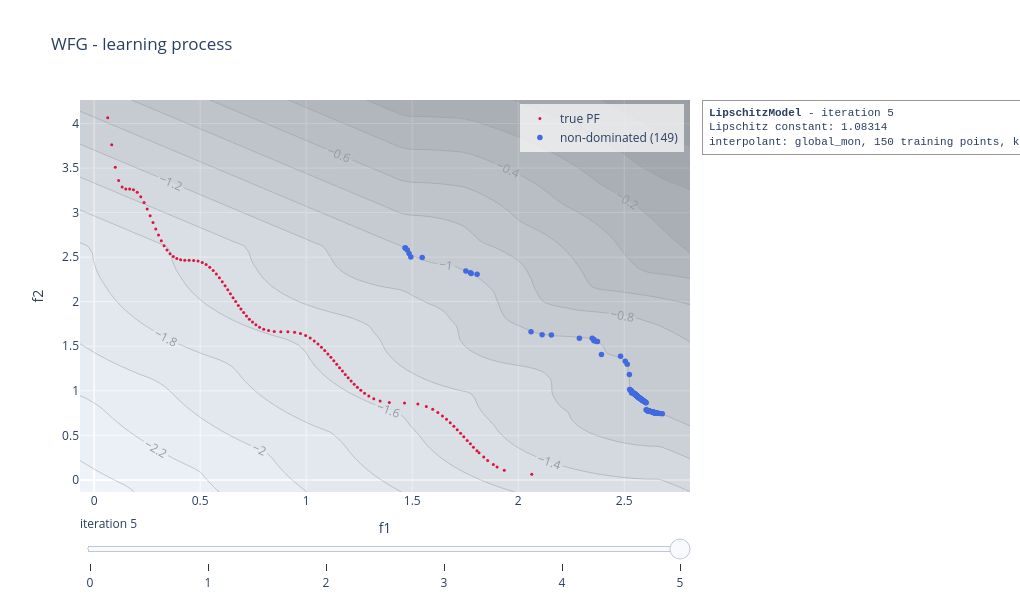

This figure's notebook cell:
### Code cell
slip_model.visualise("learning", plot_scalarisation = True, show = False)

### Figure 1 — Plotly figure (JSON) as saved in the notebook; plotly's stock layout.template omitted (floating-point values rounded to 4 significant figures; data arrays with more than 128 entries replaced by an {"elided": "..."} marker saying what was removed)
{"data": [{"marker": {"color": "crimson", "size": 3}, "mode": "markers", "name": "true PF", "type": "scatter", "x": [0.06395, 0.08281, 0.09943, 0.1154, 0.1318, 0.1492, 0.1672, 0.1854, 0.203, 0.2197, 0.2354, 0.25, 0.264, 0.2775, 0.2906, 0.3035, 0.3166, 0.3298, 0.3435, 0.3578, 0.3732, 0.3897, 0.4077, 0.4272, 0.448, 0.4691, 0.4899, 0.5097, 0.5281, 0.5452, 0.5612, 0.5762, 0.5906, 0.6042, 0.6173, 0.6301, 0.6427, 0.655, 0.6674, 0.6797, 0.6922, 0.7051, 0.7183, 0.7321, 0.7468, 0.7626, 0.78, 0.7997, 0.8224, 0.8492, 0.8803, 0.9136, 0.9452, 0.9731, 0.9973, 1.019, 1.038, 1.056, 1.072, 1.088, 1.102, 1.117, 1.13, 1.144, 1.157, 1.171, 1.184, 1.198, 1.212, 1.226, 1.241, 1.258, 1.275, 1.295, 1.319, 1.349, 1.392, 1.464, 1.527, 1.567, 1.597, 1.621, 1.642, 1.662, 1.679, 1.696, 1.712, 1.728, 1.743, 1.759, 1.774, 1.789, 1.805, 1.815, 1.837, 1.856, 1.883, 1.9, 1.934, 2.064], "y": [4.064, 3.763, 3.508, 3.359, 3.288, 3.266, 3.264, 3.256, 3.228, 3.179, 3.115, 3.042, 2.965, 2.889, 2.816, 2.748, 2.685, 2.629, 2.58, 2.539, 2.506, 2.484, 2.47, 2.465, 2.464, 2.463, 2.456, 2.441, 2.418, 2.387, 2.351, 2.312, 2.269, 2.225, 2.18, 2.135, 2.09, 2.045, 2.001, 1.959, 1.917, 1.878, 1.84, 1.804, 1.771, 1.741, 1.714, 1.692, 1.676, 1.666, 1.664, 1.663, 1.657, 1.642, 1.62, 1.592, 1.56, 1.525, 1.489, 1.452, 1.414, 1.375, 1.337, 1.298, 1.26, 1.222, 1.184, 1.147, 1.111, 1.075, 1.04, 1.006, 0.9728, 0.9411, 0.9119, 0.8861, 0.8678, 0.8638, 0.8517, 0.825, 0.7919, 0.7561, 0.7184, 0.6801, 0.6416, 0.6017, 0.5628, 0.5229, 0.4841, 0.4429, 0.4043, 0.3675, 0.3279, 0.3048, 0.2555, 0.2186, 0.1715, 0.1458, 0.1068, 0.06395]}, {"marker": {"color": "royalblue", "size": 5.5}, "mode": "markers", "name": "non-dominated (149)", "type": "scatter", "x": {"elided": "149 float values"}, "y": {"elided": "149 float values"}}, {"colorscale": [[0, "rgb(255,255,255)"], [0.125, "rgb(240,240,240)"], [0.25, "rgb(217,217,217)"], [0.375, "rgb(189,189,189)"], [0.5, "rgb(150,150,150)"], [0.625, "rgb(115,115,115)"], [0.75, "rgb(82,82,82)"], [0.875, "rgb(37,37,37)"], [1, "rgb(0,0,0)"]], "contours": {"showlabels": true}, "opacity": 0.35, "showlegend": false, "showscale": false, "type": "contour", "x": [-0.06682, -0.01806, 0.0307, 0.07947, 0.1282, 0.177, 0.2257, 0.2745, 0.3233, 0.372, 0.4208, 0.4696, 0.5183, 0.5671, 0.6158, 0.6646, 0.7134, 0.7621, 0.8109, 0.8596, 0.9084, 0.9572, 1.006, 1.055, 1.103, 1.152, 1.201, 1.25, 1.298, 1.347, 1.396, 1.445, 1.494, 1.542, 1.591, 1.64, 1.689, 1.737, 1.786, 1.835, 1.884, 1.932, 1.981, 2.03, 2.079, 2.127, 2.176, 2.225, 2.274, 2.322, 2.371, 2.42, 2.469, 2.518, 2.566, 2.615, 2.664, 2.713, 2.761, 2.81], "y": [-0.136, -0.06147, 0.0131, 0.08768, 0.1623, 0.2368, 0.3114, 0.386, 0.4606, 0.5351, 0.6097, 0.6843, 0.7589, 0.8334, 0.908, 0.9826, 1.057, 1.132, 1.206, 1.281, 1.355, 1.43, 1.505, 1.579, 1.654, 1.728, 1.803, 1.878, 1.952, 2.027, 2.101, 2.176, 2.25, 2.325, 2.4, 2.474, 2.549, 2.623, 2.698, 2.772, 2.847, 2.922, 2.996, 3.071, 3.145, 3.22, 3.294, 3.369, 3.444, 3.518, 3.593, 3.667, 3.742, 3.816, 3.891, 3.966, 4.04, 4.115, 4.189, 4.264], "z": {"elided": "60x60 float values"}}], "layout": {"annotations": [{"align": "left", "bgcolor": "rgba(255,255,255,0.85)", "bordercolor": "#999999", "borderpad": 6, "borderwidth": 1, "font": {"family": "Courier New, monospace", "size": 11}, "showarrow": false, "text": "<b>LipschitzModel</b> - iteration 5<br>Lipschitz constant: 1.08314<br>interpolant: global_mon, 150 training points, knn 2", "x": 1.02, "xanchor": "left", "xref": "paper", "y": 1, "yanchor": "top", "yref": "paper"}], "height": 600, "legend": {"bgcolor": "rgba(255,255,255,0.7)", "x": 0.99, "xanchor": "right", "y": 0.99, "yanchor": "top"}, "margin": {"r": 330}, "showlegend": true, "sliders": [{"active": 5, "currentvalue": {"prefix": "iteration "}, "steps": [{"args": [["0"], {"frame": {"redraw": true}, "mode": "immediate"}], "label": "0", "method": "animate"}, {"args": [["1"], {"frame": {"redraw": true}, "mode": "immediate"}], "label": "1", "method": "animate"}, {"args": [["2"], {"frame": {"redraw": true}, "mode": "immediate"}], "label": "2", "method": "animate"}, {"args": [["3"], {"frame": {"redraw": true}, "mode": "immediate"}], "label": "3", "method": "animate"}, {"args": [["4"], {"frame": {"redraw": true}, "mode": "immediate"}], "label": "4", "method": "animate"}, {"args": [["5"], {"frame": {"redraw": true}, "mode": "immediate"}], "label": "5", "method": "animate"}]}], "title": {"text": "WFG - learning process"}, "width": 1020, "xaxis": {"range": [-0.06682, 2.81], "title": {"text": "f1"}}, "yaxis": {"range": [-0.136, 4.264], "title": {"text": "f2"}}}}
